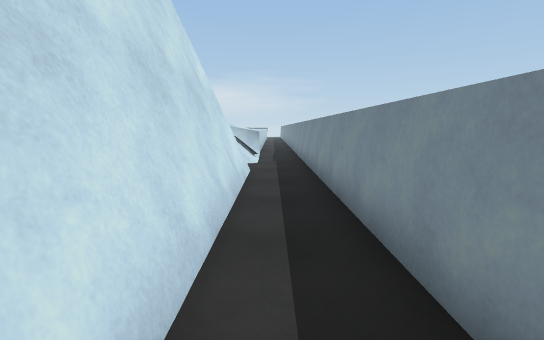
[1] (above)

14 first-person views from a walk through a Unity game level. The camera is 1.3 m above the floor, tilts 8° down and sees 85° across. The floor is counted in squares, 1 m on a side. Each view is taken from the middle of a square. On the plan, view 1 faces up. The plan holds only what a view shows up to about 14 squares ahead; the rest is blank. The place goes on beyond the plan. The player character is not drawn.

[2]
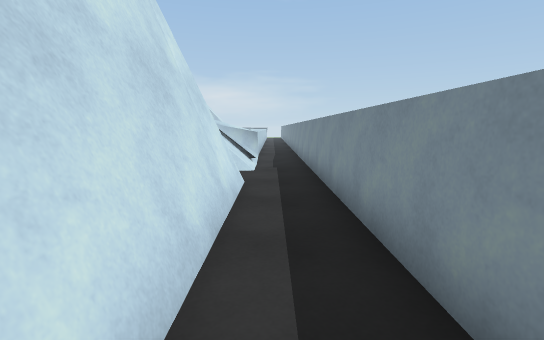

[3]
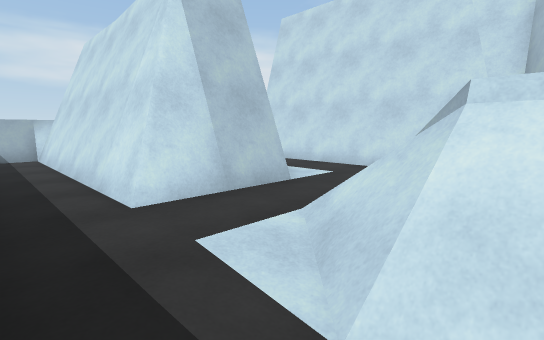

[4]
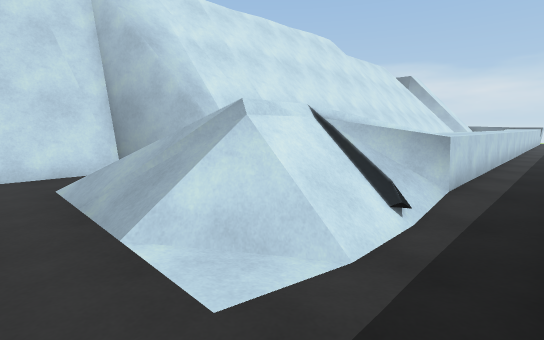

[5]
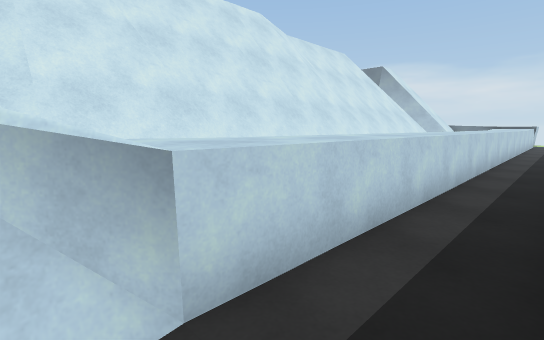

[6]
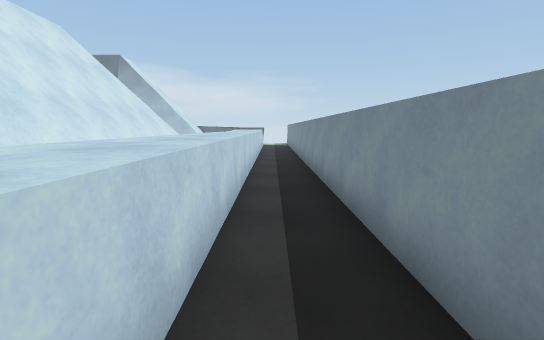

[7]
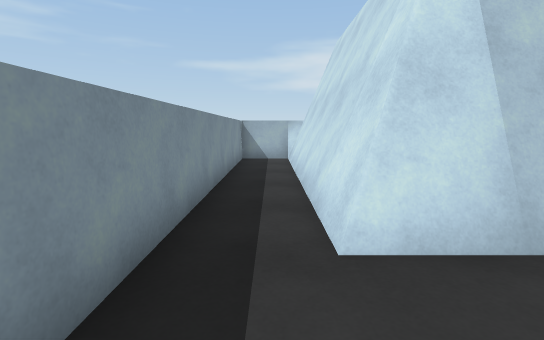

[8]
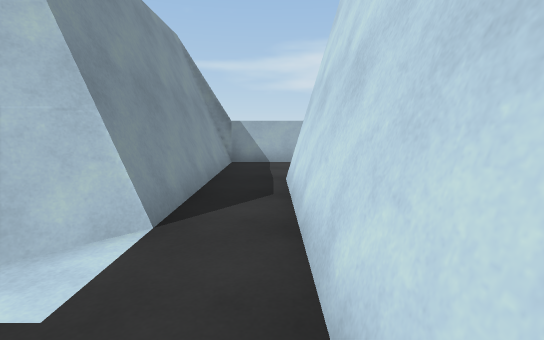

[9]
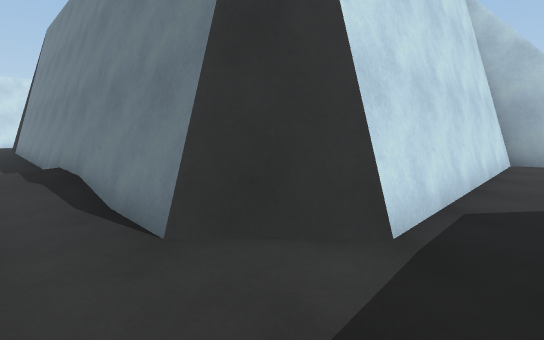

[10]
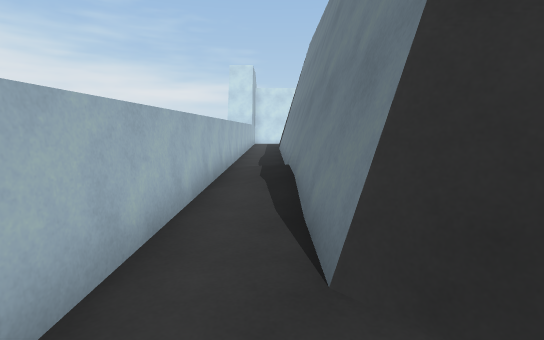

[11]
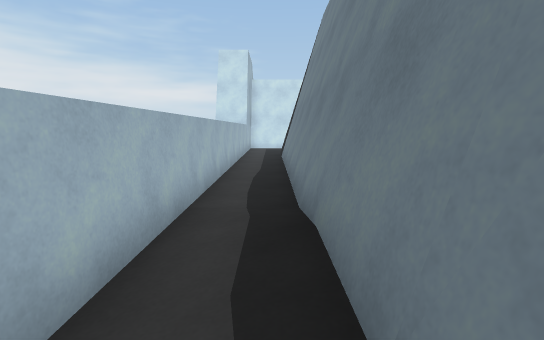

[12]
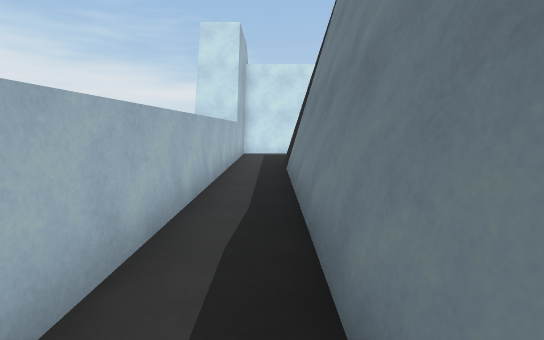

[13]
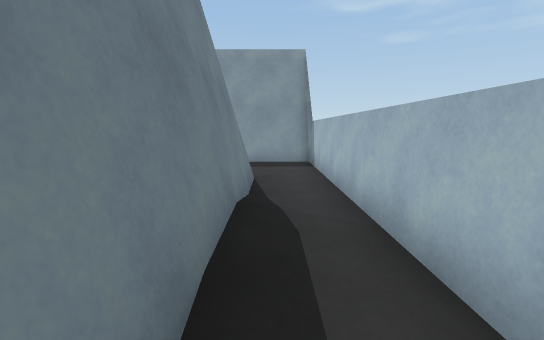

[14]
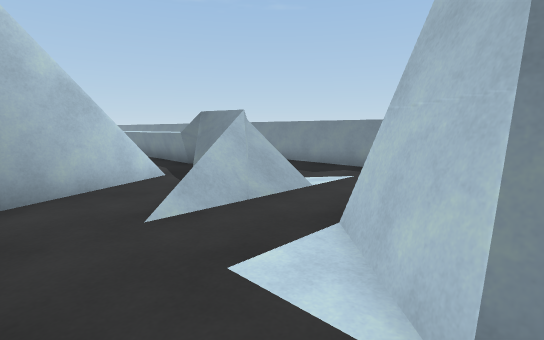

### Floor plan
Key: @ floor where view 1 was taken; # wall or solid block; x gap in a wall; . main floor; : floor 0.25 m higher than the main floor; - floor 0.25 m lower than the main floor; / step, stairs or slope; = window, fence, low wall or low ledge; ^ raised ledge; O other object.
Columns run from 25 left of view 1 to 2 right of it. Each row starts with its distance up from view 1.
 33                     #  ^^..#
 32                     #  ^^..#
 31                     #   ^..#
 30                     #   ^..#
 29                     #  ^^..#
 28                     #  ^^..#
 27                     #  ^^..#
 26                     #  ^^..#
 25                     #  ^^..#
 24                     # .^^..#
 23                     # .^^..#
 22                     # .^^..#
 21                     #  ^^..#
 20                     #  ^^..#
 19                     # .^^..#
 18                     # .^^..#
 17                     # ^^^..#
 16                    ##.^^/..#
 15                    ##.#x/-.#
 14                  ###..=O/-.#
 13                 ##..//==/-.#
 12                 #...///=-..#
 11                 #..////....#
 10                 #..........#
  9                 #....####..#
  8                 #...#####..#
  7                 #..##   #..#
  6                 #..#    #..#
  5                 #..#    #..#
  4                 #..#    #..#
  3                ##..#    #..#
  2 ################...#    #..#
  1 ........::://......#    #..#
  0 ...................#    #@.#
 -1 ####################    ####

Where each view was taken, in squares from view 1:
view 1: 0 up, 0 right, facing up
view 2: 2 up, 0 right, facing up
view 3: 14 up, 1 right, facing down-left
view 4: 10 up, 1 right, facing up-left
view 5: 16 up, 1 right, facing up-left
view 6: 19 up, 0 right, facing up
view 7: 12 up, 0 right, facing down
view 8: 11 up, 8 left, facing down
view 9: 0 up, 7 left, facing up-left
view 10: 1 up, 8 left, facing left
view 11: 1 up, 13 left, facing left
view 12: 1 up, 18 left, facing left
view 13: 1 up, 18 left, facing right
view 14: 7 up, 8 left, facing up-right
